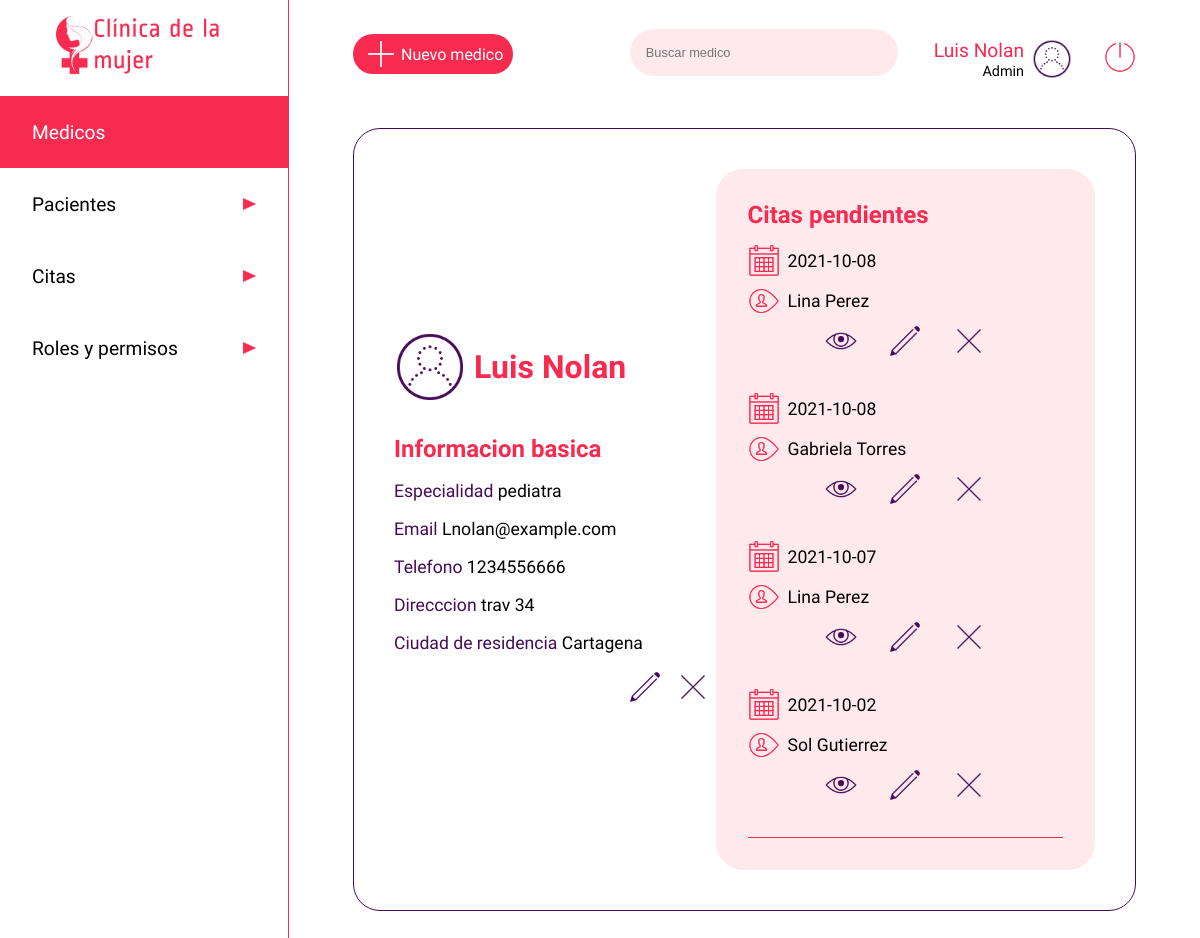
The page /medico/1048484611 (signed in) on the database its author committed.
### app.py (models this page shows, shortened)
class users(db.Model):
    __tablename__ = 'users'
    cedula = db.Column(db.Integer, primary_key=True)
    nombre=db.Column(db.String)
    apellido=db.Column(db.String)
    nacimiento=db.Column(db.String)
    eps=db.Column(db.String)
    email=db.Column(db.String, unique=True)
    telefono=db.Column(db.Integer)
    dir=db.Column(db.String)
    ciudad=db.Column(db.String)
    password=db.Column(db.String)
    rol =db.Column(db.String)
    especialidad = db.Column(db.String)
    estado = db.Column(db.Boolean)

class citas(db.Model):
    __tablename__ = 'citas'
    cita_id=db.Column(db.Integer, primary_key=True)
    medico_id = db.Column(db.Integer, nullable=False)
    paciente_id = db.Column(db.Integer, nullable=False)
    fecha = db.Column(db.String)
    motivo = db.Column(db.String(500))
    estado = db.Column(db.Boolean)
    hora_atencion = db.Column(db.String)
    sintomas = db.Column(db.String)
    diagnostico = db.Column(db.String)
    anotaciones = db.Column(db.String)
    calificacion = db.Column(db.Integer)
    calificacion_obs = db.Column(db.String)

### app.py (the view)
@app.route('/medico/<user>', methods=['GET'])
def medico(user):
    if 'usuarioIngresado' in session:
        medicos = users.query.filter_by(cedula=user).first()
        usuario = users.query.filter_by(cedula=int(session['usuarioIngresado'])).first()
        pacientes = users.query.filter_by(rol='paciente')
        citass = citas.query.filter_by(medico_id=int(user)).all()
        return render('usermedico.html', medico=medicos, row=usuario, cita=citass, listapacientes = pacientes)
    else:
        return render('acceso-denegado.html')

### templates/usermedico.html (shortened to what this page needs)
<!DOCTYPE html>
<html lang="es">
<head>
    <link rel="stylesheet" href="{{ url_for('static', filename='css/users.css')}}">
</head>
<body>
    <header class="header">
        <a href="/dashboard" type="button" class="btn"><img src="{{ url_for('static', filename='images/iconoclinica.png')}}" class="logo" alt="Clinica de la mujer"></a>
        <nav>
            <ul class="menu">
                <li class="menuitems"><a href="/medico" class="menuselect"><span>Medicos</span><img src="{{ url_for('static', filename='images/triangulo.png')}}" class="flecha" alt=""></a></li>
                <li class="menuitems"><a href="/paciente" class="menulink"><span>Pacientes</span><img src="{{ url_for('static', filename='images/triangulo.png')}}" class="flecha" alt=""></a></li>
                <li class="menuitems"><a href="/listado-citas" class="menulink"><span>Citas</span><img src="{{ url_for('static', filename='images/triangulo.png')}}" class="flecha" alt=""></a></li>
                <li class="menuitems"><a href="/roles" class="menulink"><span>Roles y permisos</span><img src="{{ url_for('static', filename='images/triangulo.png')}}" class="flecha" alt=""></a></li>
            </ul>
        </nav>
    </header>
    <main class="main">
        <div class="searchuser">
            <a href="/medico/new" class="newuser"><img src="{{ url_for('static', filename='images/plus_math_100px.png')}}" class="profile" alt=""><span>Nuevo medico</span></a>
            <div>
                <input type="search" class="search" placeholder="Buscar medico">
                <div class="perfil">
                    <div>
                        <span class="nameuser">{{row ["nombre"]}} {{row ["apellido"]}}</span><br>
                        <span class="roluser">Admin</span>
                    </div>
                    <img src="{{ url_for('static', filename='images/test_account_100px.png')}}" class="profile" alt="">
                    <a href="/logout" type="button" class="btn"><img src="{{ url_for('static', filename='images/off.png')}}" class="logout" alt="Cerrar sesion"></a>
                </div>
            </div>
        </div>
        <div class="cuerpo">
            <div class="contenedorperfil">
                <div class="userperf">
                    <img src="{{ url_for('static', filename='images/test_account_100px.png')}}" class="userper" alt="">
                    <h1 class="username">{{medico ["nombre"]}}  {{medico ["apellido"]}}</h1>
                </div>
                <div class="userinfo">
                    <h2 class="infotitle">Informacion basica</h2><br>
                    <span style="color:#450B5A">Especialidad </span><span style="color:#000000">{{medico ["especialidad"]}}</span> <br><br>
                    <span style="color:#450B5A">Email </span><span style="color:#000000">{{medico ["email"]}}</span><br><br>
                    <span style="color:#450B5A">Telefono </span><span style="color:#000000">{{medico ["telefono"]}}</span> <br><br>
                    <span style="color:#450B5A">Direcccion </span><span style="color:#000000">{{medico ["dir"]}}</span> <br><br>
                    <span style="color:#450B5A">Ciudad de residencia </span><span style="color:#000000">{{medico ["ciudad"]}}</span> <br><br>
                    <div class="contenedordbtn">
                        <a href="{{medico ["cedula"]}}/editar"><img src="{{ url_for('static', filename='images/edit_100px.png')}}" class="btned" alt=""></a>
                        <a href="{{medico ["cedula"]}}/eliminar"><img src="{{ url_for('static', filename='images/delete_100px.png')}}" class="btned" alt=""></a>
                    </div>
                </div>
            </div>
            <div class="contenedorcitas">
                <h2 class="infotitle">Citas pendientes</h1>
                    {% for c in cita %}
                        <div class="infocita">
                            <div class="diahora">
                                <img src="{{ url_for('static', filename='images/calendar_100px.png')}}" class="calendarwatch" alt=""><span>{{ c.fecha }}</span>
                            </div>
                            <div class="diahora">
                                <img src="{{ url_for('static', filename='images/username_100px.png')}}" class="calendarwatch" alt="">
                                {% for l in listapacientes %}
                                    {% if c.paciente_id == l.cedula %}
                                        <span>{{l.nombre}} {{l.apellido}}</span>
                                    {% endif %}
                                {% endfor %}
                            </div>
                            <div class="contenedortbtn">
                                <a href="/listado-citas/{{ c.cita_id }}/ver"><img src="{{ url_for('static', filename='images/eye_100px.png')}}" class="btned" alt=""></a>
                                <a href="/listado-citas/{{ c.cita_id }}/editar"><img src="{{ url_for('static', filename='images/edit_100px.png')}}" class="btned" alt=""></a>
                                <a href="/listado-citas/{{ c.cita_id }}/eliminar"><img src="{{ url_for('static', filename='images/delete_100px.png')}}" class="btned" alt=""></a>
                            </div>
                        </div>
                    {% endfor %}
                <hr color="#F72B50" size="0.5rem">
            </div>
    </main>
</body>
</html>

### static/css/users.css (style rules this page uses)
* { padding: 0; margin: 0; }
.btned { width: 2rem; }
body { display: flex; }
.calendarwatch { height: 2rem; }
.contenedordbtn { display: flex; justify-content: space-between; width: 5rem; float: right; }
.contenedortbtn { display: flex; justify-content: space-between; width: 10rem; margin: auto; padding-bottom: 1rem; }
.contenedorperfil { width: 45%; }
.logout { height: 2rem; margin-left: 2rem; }
.contenedorcitas { height: 100%; width: 45%; background-color: #FEEAED; border-radius: 1.6875rem; padding: 2rem; }
.cuerpo { display: flex; margin-top: 3rem; border: 0.1rem solid #450B5A; border-radius: 1.6875rem; padding: 2.5rem; justify-content: space-between; align-items: center; }
.diahora { margin-top: 0.5rem; margin-bottom: 0.5rem; width: 100%; display: flex; align-items: center; }
.diahora span { margin-left: 0.5rem; }
.flecha { width: 0.8rem; height: 0.8rem; }
.perfil { display: inline-flex; align-items: center; text-align: right; margin-left: 2rem; justify-content: flex-end; }
.header { margin:0; display: inline-block; width: 18rem; height: 100vh; justify-content: center; }
.infocita { font-family: 'Average Sans', sans-serif; font-size: 1.1rem; margin-top: 1rem; margin-bottom: 1rem; justify-content: center; }
.infotitle { font-size: 1.5rem; font-family: 'Ropa Sans', sans-serif; color: #F72B50; }
.logo { display: block; height: 4rem; margin: auto; padding: 1rem; }
.main { width: calc(100% - 18rem); padding: 1.8rem 4rem; border-left: 0.1rem solid #F72B50; }
.menu { font-family: 'Average Sans', sans-serif; list-style: none; color: black; }
.menulink { display: inline-flex; font-size: 1.2rem; width: 14rem; height: 1.5rem; padding: 1.5rem 2rem; text-decoration: none; color: black; background-color: white; justify-content: space-between; align-items: center; margin: 0; }
.menuselect { display: inline-flex; font-size: 1.2rem; width: 14rem; height: 1.5rem; padding: 1.5rem 2rem; text-decoration: none; color: black; background-color: #F72B50; color: white; justify-content: space-between; align-items: center; margin: 0; }
.nameuser { font-family: 'Ropa Sans', sans-serif; font-size: 1.2rem; color: #F72B50; }
.newuser { display: flex; width: 10rem; background: #F72B50; color: white; font-size: 1rem; font-family: 'Average Sans', sans-serif; border-radius: 1.6875rem; align-items: center; text-decoration: none; }
.roluser { font-family: 'Ropa Sans', sans-serif; font-size: 0.9rem; }
.profile { height: 2.5rem; margin-left: 0.5rem; }
.search { width: 16.75rem; padding: 1rem; background: #FEEAED; border: none; font-size: 0.8rem; color: black; border-radius: 1.6875rem; outline: none; }
.searchuser { display: flex; align-items: center; justify-content: space-between; }
.username { margin-left: 0.5rem; font-size: 2rem; font-family: 'Ropa Sans', sans-serif; }
.userinfo { margin-top: 2rem; }
.userinfo span { font-family: 'Average Sans', sans-serif; font-size: 1.1rem; width: 100%; }
.userper { height: 4.5rem; }
.userperf { display: flex; color: #F72B50; align-items: center; }

### rows shown on the page
users: nombre "Luis", apellido "Nolan", especialidad "pediatra", email "Lnolan@example.com", telefono "1234556666", dir "trav 34", ciudad "Cartagena"
citas: fecha "2021-10-08"
users: nombre "Lina", apellido "Perez"
citas: fecha "2021-10-08"
users: nombre "Gabriela", apellido "Torres"
citas: fecha "2021-10-07"
citas: fecha "2021-10-02"
users: nombre "Sol", apellido "Gutierrez"
